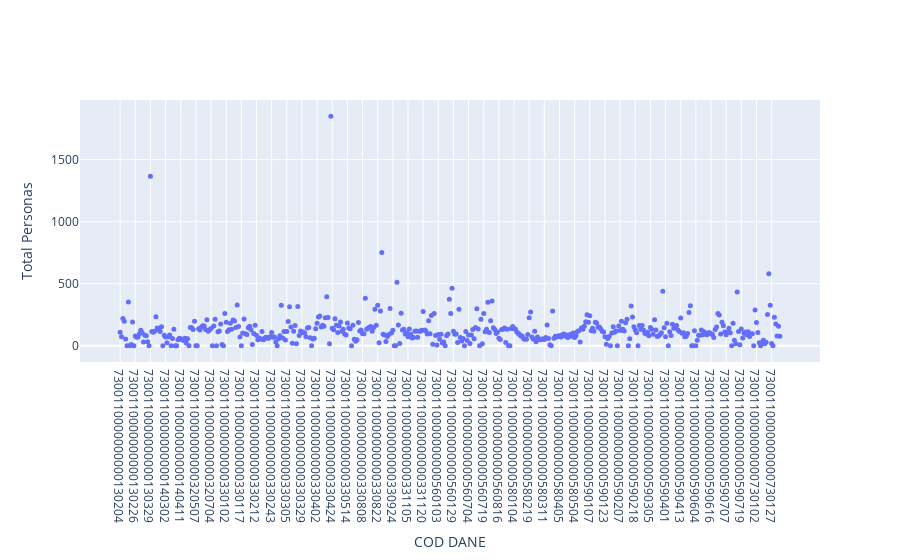

The notebook cell saved with this chart:
### Code cell
fig = go.Figure(data=go.Scatter(x=data_2002_clean['COD_DANE'], y=data_2002_clean['Total_Personas']))
fig.update_traces( mode='markers')
fig.update_traces(marker=dict(size=5))
fig.update_xaxes(title='COD DANE')
fig.update_yaxes(title='Total Personas')
fig.show()

### Figure 1 — Plotly figure (JSON) as saved in the notebook; plotly's stock layout.template omitted (floating-point values rounded to 4 significant figures; data arrays with more than 128 entries replaced by an {"elided": "..."} marker saying what was removed)
{"data": [{"marker": {"size": 5}, "mode": "markers", "type": "scatter", "x": {"elided": "480 str values"}, "y": {"elided": "480 int values"}}], "layout": {"xaxis": {"title": {"text": "COD DANE"}}, "yaxis": {"title": {"text": "Total Personas"}}}}
